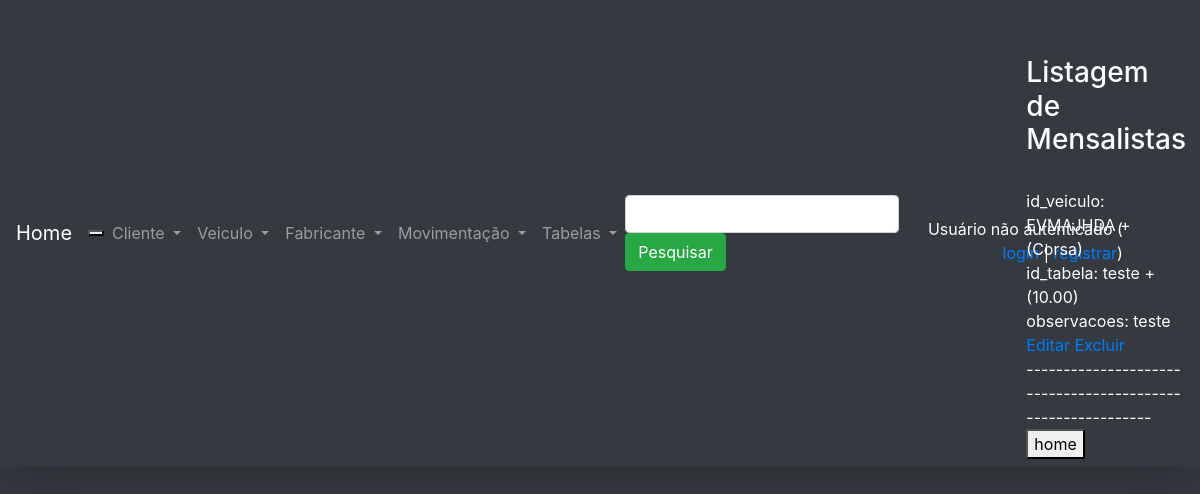
Screenshot of /listagem_mensalista/ with the database file from the repository.
### core/models.py (models this page shows, shortened)
class Mensalista(models.Model):
    id_veiculo = models.ForeignKey(Veiculo, on_delete=models.CASCADE, verbose_name='Veiculo')
    id_tabela = models.ForeignKey(TabelaPreco, on_delete=models.CASCADE, verbose_name='Preço')
    observacoes = models.TextField(blank=True, null=True, verbose_name='Obs.')
    class Meta:
        verbose_name_plural = "Mensalistas"

class Veiculo(models.Model):
    placa = models.CharField(max_length=10, verbose_name='Placa')
    modelo = models.CharField(max_length=30, blank=True, null=True, verbose_name='Modelo')
    fabricante_id = models.ForeignKey(Fabricante, on_delete=models.CASCADE, verbose_name='Fabricante')
    cliente_id = models.ForeignKey(Cliente, on_delete=models.CASCADE)
    cor = models.CharField(max_length=30, blank=True, null=True, verbose_name='Cor')
    ano = models.IntegerField(default=2023, blank=True, null=True, verbose_name='Ano')
    foto = models.ImageField(upload_to='foto_carro', blank=True, null=True, verbose_name='')
    def __str__(self):
        return f"{self.placa} + ({self.modelo})"
    class Meta:
        verbose_name_plural = 'Veiculos'

class TabelaPreco(models.Model):
    descricao = models.CharField(max_length=100, verbose_name='Descrição')
    valor = models.DecimalField(max_digits=10, decimal_places=2, verbose_name='Valor')
    class Meta:
        verbose_name_plural = 'TabelaPrecos'
    def __str__(self):
        return f"{self.descricao} + ({self.valor})"

### core/views.py (the view)
# urls.py: path('listagem_mensalista/', listagem_mensalista, name='url_listagem_mensalista'),
def listagem_mensalista(request):
    dados = Mensalista.objects.all()
    contexto = {'dados': dados, 'listagem':True}
    return render(request, 'core/listagem_mensalista.html', contexto)

### core/templates/core/listagem_mensalista.html (shortened to what this page needs)
{% extends 'base.html' %}
{% load static %}
{% block main %}
    <h3>Listagem de Mensalistas</h3><br>
{% for i in dados %}
    id_veiculo: {{ i.id_veiculo }}<br>
    id_tabela: {{ i.id_tabela }}<br>
    observacoes: {{ i.observacoes }}<br>
    <a href="{% url 'url_atualiza_mensalista' i.id %}">Editar</a>
    <a href="{% url 'url_exclui_mensalista' i.id %}">Excluir</a>
    <br>
    -----------------------------------------------------------<br>
{% endfor %}
    <button onclick="window.location.href='/'">home</button>
{% endblock %}

### rows the page displays
Mensalista: id_veiculo "EVMAJHDA + (Corsa)", id_tabela "teste + (10.00)", observacoes "teste"
